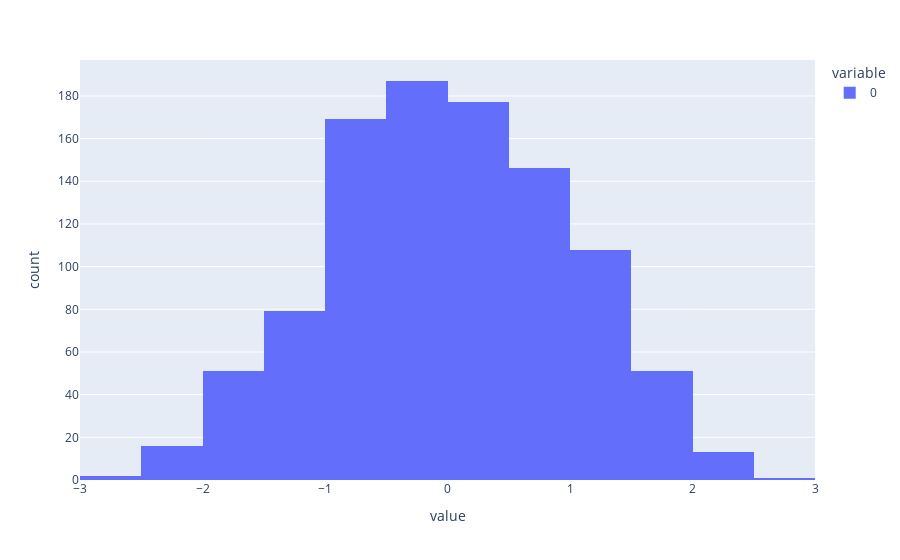

This figure's notebook cell:
### Code cell
px.histogram(x, nbins=20)

### Figure 1 — Plotly figure (JSON) as saved in the notebook; plotly's stock layout.template omitted (floating-point values rounded to 4 significant figures; data arrays with more than 128 entries replaced by an {"elided": "..."} marker saying what was removed)
{"data": [{"alignmentgroup": "True", "bingroup": "x", "hovertemplate": "variable=0<br>value=%{x}<br>count=%{y}<extra></extra>", "legendgroup": "0", "marker": {"color": "#636efa", "pattern": {"shape": ""}}, "name": "0", "nbinsx": 20, "offsetgroup": "0", "orientation": "v", "showlegend": true, "type": "histogram", "x": {"elided": "1000 float values"}, "xaxis": "x", "yaxis": "y"}], "layout": {"barmode": "relative", "legend": {"title": {"text": "variable"}, "tracegroupgap": 0}, "margin": {"t": 60}, "xaxis": {"anchor": "y", "domain": [0, 1], "title": {"text": "value"}}, "yaxis": {"anchor": "x", "domain": [0, 1], "title": {"text": "count"}}}}
